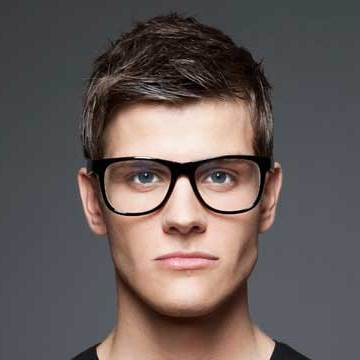
#> input picture specs.jpg, 360 x 360 px
$ jupyter execute SpectacleEyesDetection.ipynb
#> lines starting #> are read from the running program, lines starting #| are printed output that depends on the picture
## Eye-specs Detection

[cell 1]
import cv2
import numpy as np
import matplotlib.pyplot as plt

[cell 2]
image=cv2.imread('specs.jpg')
#> image is the input picture: shape (360, 360, 3); mean B, G, R 88.9, 91.1, 102.7
image=cv2.resize(image,(500,500))
#> image: shape (500, 500, 3)
smile_cascade=cv2.CascadeClassifier('haarcascades/haarcascade_smile.xml')
face_cascade=cv2.CascadeClassifier('haarcascades/haarcascade_frontalface_default.xml')
eye_cascade=cv2.CascadeClassifier('haarcascades/haarcascade_eye_tree_eyeglasses.xml')
#cv2.imshow('smile',image)
#cv2.waitKey(0)
#cv2.destroyAllWindows()
image=cv2.cvtColor(image,cv2.COLOR_BGR2RGB)
plt.imshow(image)
plt.show()

[cell 3]
# Converting the image into grayscale for computation
import cv2
gray = cv2.cvtColor(image, cv2.COLOR_BGR2GRAY)
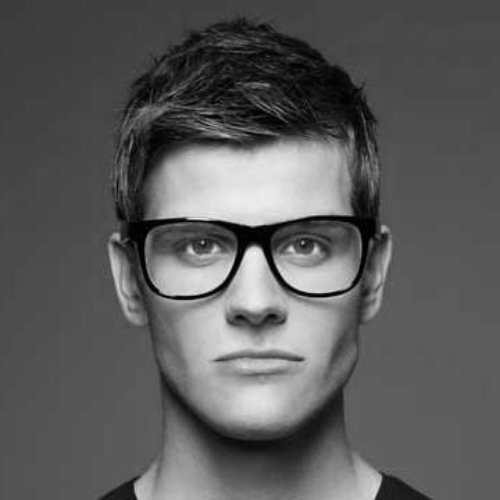
#> gray: shape (500, 500); min 0, max 243, mean 91.5

faces = face_cascade.detectMultiScale(gray,1.3,5)
#> faces = [[113, 136, 278, 278]]

simage=image.copy()
for (x,y,w,h) in faces:
    cv2.rectangle(simage,(x,y),((x + w),(y + h)),(255,0,0),3)
    eyes=eye_cascade.detectMultiScale(gray,1.1,5)
    for (ex,ey,ew,eh) in eyes:

        cv2.rectangle(simage,(ex,ey),((ex + ew),(ey + eh)),(0,255,0),3)

    smiles=smile_cascade.detectMultiScale(gray, 1.5,40)
    for (sx,sy,sw,sh) in smiles:
        cv2.rectangle(simage,(sx,sy),((sx + sw),(sy + sh)),(255,0,255),3)
#> this loop made 1 pass
#> (x, y, w, h, eyes, smiles) on pass 1: (113, 136, 278, 278, [[175, 220, 53, 53], [278, 221, 53, 53]], [[198, 338, 122, 61]])
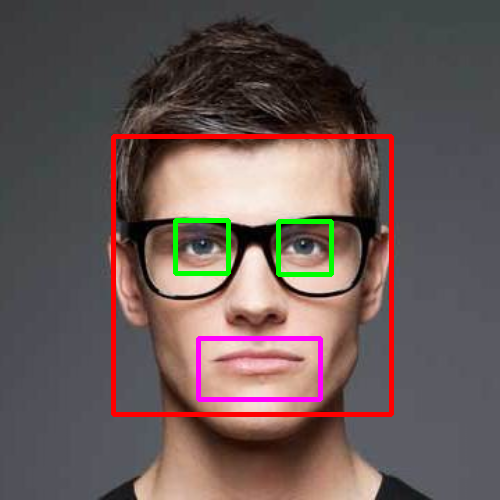
#> simage: shape (500, 500, 3); mean R, G, B 105.1, 88.9, 86.7

[cell 4]
simage=cv2.cvtColor(simage,cv2.COLOR_BGR2RGB)
plt.imshow(simage)
plt.show()

$ run again, with cat.jpg copied over specs.jpg
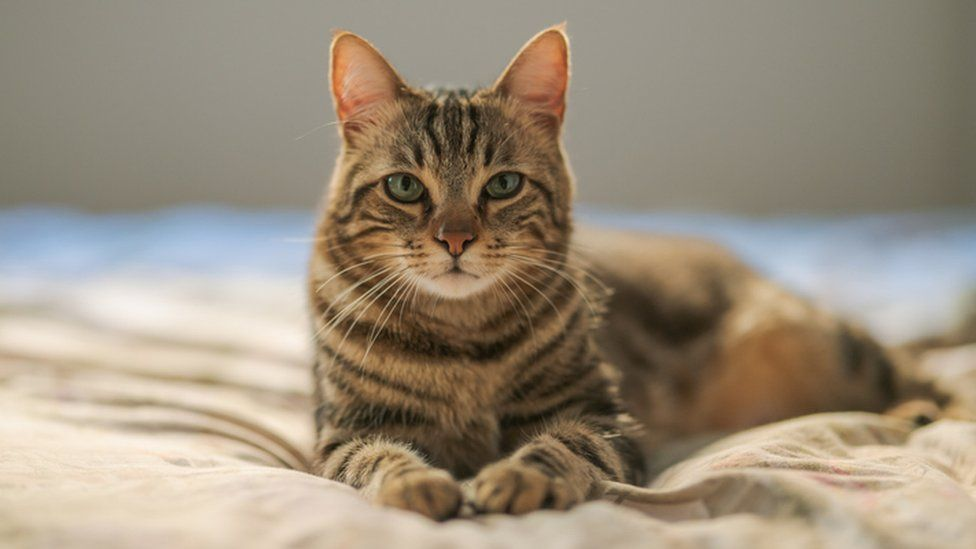
#> input picture cat.jpg, 976 x 549 px
#> image is the input picture: shape (549, 976, 3); mean B, G, R 124.7, 142.7, 155.4
#> `image=cv2.resize(image,(500,500))`:
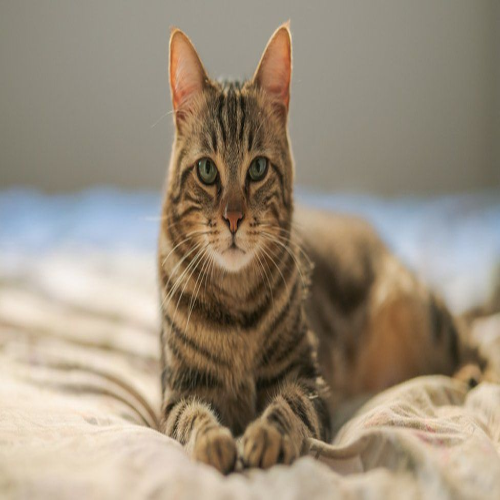
#> image: shape (500, 500, 3); mean B, G, R 124.6, 142.6, 155.3
#> `gray = cv2.cvtColor(image, cv2.COLOR_BGR2GRAY)`:
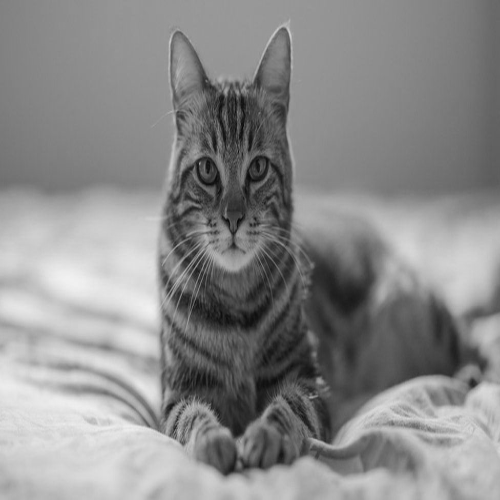
#> gray: shape (500, 500); min 6, max 241, mean 138.6
#> faces = ()
